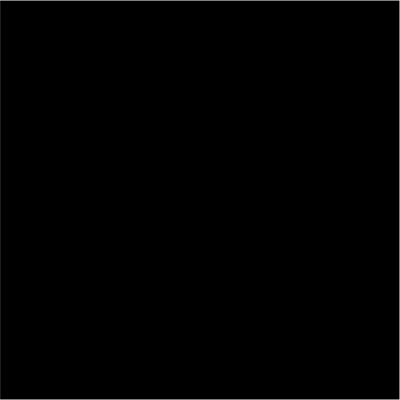
Frame 1 (no input)
Frame 60 (no input): identical to frame 1, image omitted
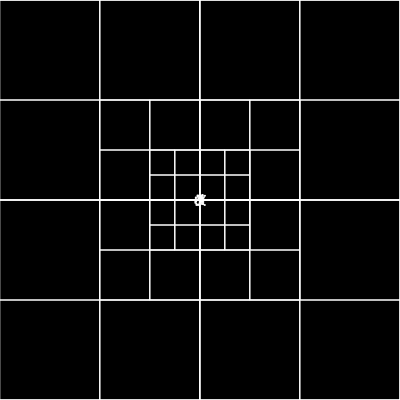
Frame 120 (the mouse pressed at the canvas centre since frame 60)

The p5.js sketch that drew these frames (run headless with seeded random() and noise() and a simulated clock; from frame 60 on, the mouse is pressed at the canvas centre):

// p5.js sketch
// ── sketch.js
let qt;
let count=0;

function setup() {
	createCanvas(400,400);

	let boundary =  new Rectangle(200,200,200,200);
	qt = new QuadTree(boundary , 4);
}

function draw() {
	background (0);
	if (mouseIsPressed) {
		for (let i = 0; i < 1; i ++) {
			let m = new Point (mouseX + random (-5 ,5), mouseY + random (-5 ,5));
			qt.insert(m)
		}
	}
	background(0);
	qt.show();
}
// ── quadtree.js
class Point {
  constructor(x, y) {
    this.x = x;
    this.y = y;
  }
}

class Rectangle {
  constructor(x, y, w, h) {
    this.x = x;
    this.y = y;
    this.w = w;
    this.h = h;
  }

  contains(point) {
    return (point.x >= this.x - this.w &&
      point.x < this.x + this.w &&
      point.y >= this.y - this.h &&
      point.y < this.y + this.h);
  }

  intersects(range) {
    return !(range.x - range.w > this.x + this.w ||
      range.x + range.w < this.x - this.w ||
      range.y - range.h > this.y + this.h ||
      range.y + range.h < this.y - this.h);
  }
}

class QuadTree {
  constructor(boundary, n) {
    this.boundary = boundary;
    this.capacity = n;
    this.points = [];
    this.divided = false;
  }

  subdivide() {
    let x = this.boundary.x;
    let y = this.boundary.y;
    let w = this.boundary.w;
    let h = this.boundary.h;

    let ne = new Rectangle(x + w / 2, y + h / 2, w / 2, h / 2);
    this.NE = new QuadTree(ne, this.capacity);
    let nw = new Rectangle(x - w / 2, y + h / 2, w / 2, h / 2);
    this.NO = new QuadTree(nw, this.capacity);
    let se = new Rectangle(x + w / 2, y - h / 2, w / 2, h / 2);
    this.SE = new QuadTree(se, this.capacity);
    let sw = new Rectangle(x - w / 2, y - h / 2, w / 2, h / 2);
    this.SO = new QuadTree(sw, this.capacity);

    this.divided = true;
  }

  insert(point) {

    if (!this.boundary.contains(point)) {
      return;
    }

    if (this.points.length < this.capacity) {
      this.points.push(point);

    } else {
      if (!this.divided) {
        this.subdivide();
      }
      if (this.NE.insert(point)) {
        return;
      } else if (this.NO.insert(point)) {
        return;
      } else if (this.SE.insert(point)) {
        return;
      } else if (this.SO.insert(point)) {
        return;
      }
    }
  }

query(range, found) {

    if (!range.intersects(this.boundary)) {
      return found;
    }
    for (let p of this.points) {
      if (range.contains(p)) {
        found.push(p);
      }
    }
    if (this.divided) {
      this.NO.query(range, found);
      this.NE.query(range, found);
      this.SO.query(range, found);
      this.SE.query(range, found);
    }

    return found;
  }

  show() {
    stroke(255);
    noFill();
    strokeWeight(1);
    rectMode(CENTER);
    rect(this.boundary.x, this.boundary.y, this.boundary.w * 2, this.boundary.h * 2);

    if (this.divided) {
      this.NE.show();
      this.NO.show();
      this.SE.show();
      this.SO.show();
    }

    for (let p of this.points) {
      strokeWeight(2);
      point(p.x, p.y);
    }
  }
}
